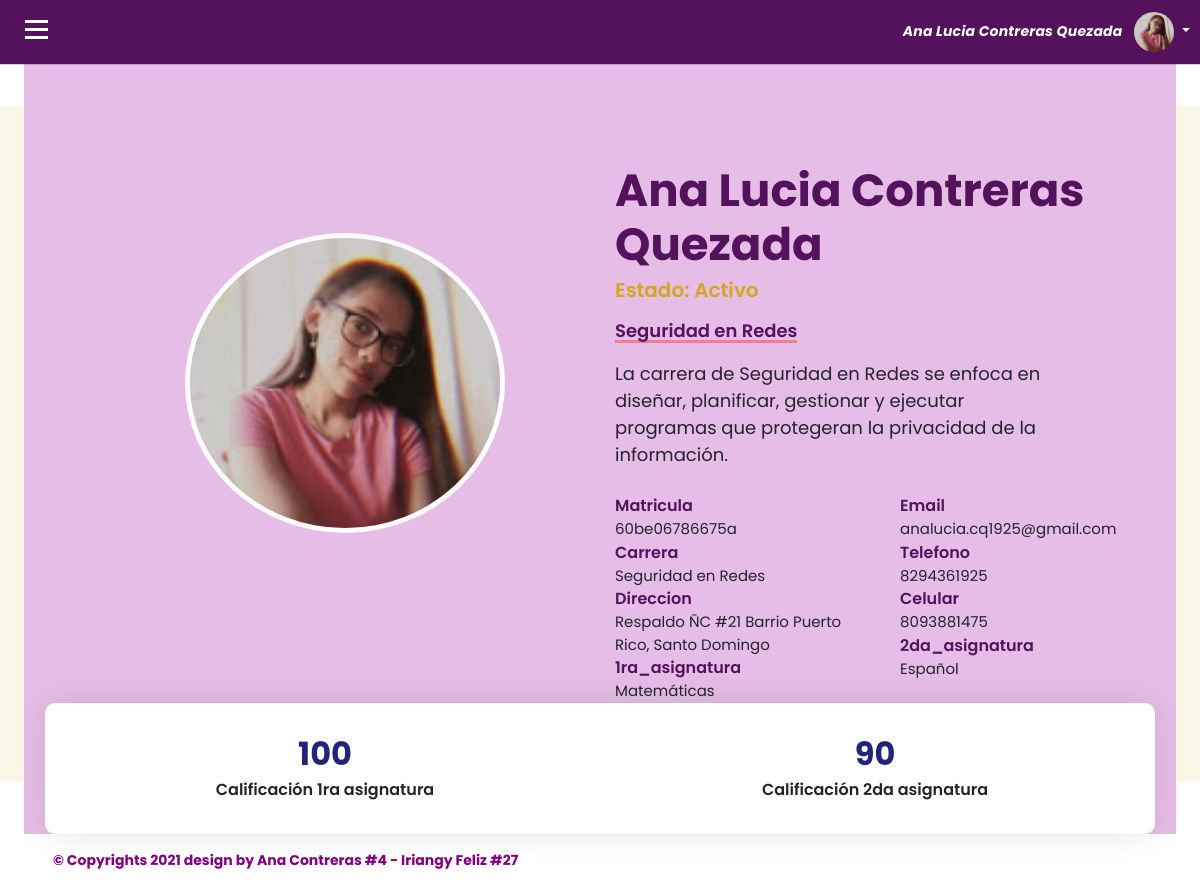
The page /aula_virtual_estudiante.php (signed in) on the database its author committed.
### tables this page shows
CREATE TABLE `estudiante` (
  `id` int(11) NOT NULL,
  `estado` varchar(200) NOT NULL,
  `nombre` varchar(200) NOT NULL,
  `apellido` varchar(200) NOT NULL,
  `genero` varchar(200) NOT NULL,
  `email` varchar(200) NOT NULL,
  `1ra_asignatura` varchar(200) NOT NULL,
  `2da_asignatura` varchar(200) NOT NULL,
  `calificacion_1ra_asignatura` varchar(200) NOT NULL,
  `calificacion_2da_asignatura` varchar(200) NOT NULL,
  `carrera` varchar(200) NOT NULL,
  `telefono` varchar(200) NOT NULL,
  `celular` varchar(200) NOT NULL,
  `direccion` varchar(200) NOT NULL,
  `matricula` varchar(200) NOT NULL,
  `foto` varchar(255) NOT NULL,
  `password_estudiante` varchar(200) NOT NULL,
  `token` varchar(200) NOT NULL
);

### aula_virtual_estudiante.php (the view, shortened to what this page needs)
<?php
  require 'database.php';
  if (isset($_SESSION['user_id2'])) {
    $records = $conn->prepare('SELECT * FROM estudiante WHERE id = :id');
    $records->bindParam(':id', $_SESSION['user_id2']);
    $records->execute();
    $results = $records->fetch(PDO::FETCH_ASSOC);
    $user = null;
    if(count($results) > 0) {
      $user = $results;
    }
  }
?>
<!DOCTYPE html>
<html>
<head>
  <link rel="stylesheet" type="text/css" href="assets/css/bootstrap.min.css">
  <link rel="stylesheet" href="https://cdnjs.cloudflare.com/ajax/libs/font-awesome/4.7.0/css/font-awesome.min.css">
    <link rel="stylesheet" href="https://stackpath.bootstrapcdn.com/bootstrap/4.1.3/css/bootstrap.min.css">
       <link rel="stylesheet" href="https://use.fontawesome.com/releases/v5.7.2/css/all.css"
>
        <link rel="stylesheet" href="https://cdn.jsdelivr.net/npm/bootstrap-icons@1.4.0/font/bootstrap-icons.css">
      <link href="https://maxcdn.bootstrapcdn.com/font-awesome/4.3.0/css/font-awesome.min.css" rel="stylesheet">
     <link rel="stylesheet" href="font/font/flaticon.css">
</head>
<body>
  <?php if(!empty($user)): ?>
    <div id="wrapper">
        <div id="page-content-wrapper">
      <div id="content">
       <div class="container-fluid p-0 px-lg-0 px-md-0">
        <nav class="navbar navbar-expand navbar-light my-navbar">
            <div type="button" id="bar" class="nav-icon1 hamburger animated fadeInLeft is-closed" data-toggle="offcanvas">
               <span></span>
          <span></span>
         <span></span>
            </div>
          <ul class="navbar-nav ml-auto">
            <li class="nav-item dropdown  d-sm-none">
            <li class="nav-item dropdown">
              <a class="nav-link dropdown-toggle" href="#" id="userDropdown" role="button" data-toggle="dropdown">
                <span class="mr-2 d-none d-lg-inline text-gray-600 medium"><b><i> <?php echo $user['nombre'];?> <?php echo $user['apellido']; ?></i></b></span>
                <?php if ($user['foto'] == ''){echo "<img class='img-profile rounded-circle' src='images/perfil.png'>";} else{
                echo "<img class='img-profile rounded-circle' src='images/".$user['foto']."'>";
            } ?>
              </a>
            </li>
          </ul>
        </nav>
        <div class="container-fluid px-lg-4">
      <section class="section about-section gray-bg" style="background-color: #e6bde6;" id="about">
            <div class="container">
                <div class="row align-items-center flex-row-reverse">
                    <div class="col-lg-6">
                        <div class="about-text go-to" style="padding-top:  100px;">
                            <h3 class="dark-color"><?= $user['nombre'];?> <?= $user['apellido'];?></h3>
                            <h6 class="theme-color lead">Estado: <?= $user['estado'];?></h6>
                            <p><mark><?= $user['carrera'];?></mark> <?php if ($user['carrera'] == 'Ingenieria en Sistemas'){echo "<p> La carrera de Ingeniería en Sistemas de Computación se enfoca a los componentes de hardware y las redes de comunicación. El estudiante adquiere la titulación de Ingeniero en Sistemas.</p>";} elseif ($user['carrera'] == 'Seguridad en Redes'){
                echo "<p> La carrera de Seguridad en Redes se enfoca en diseñar, planificar, gestionar y ejecutar programas que protegeran la privacidad de la información.</p>";
            } elseif ($user['carrera'] == 'Odontología'){ echo "<p> La carrera de Odontología está enfocada en prestar un servicio de cuidado y mejora bucal de los pacientes.</p>";} elseif($user['carrera'] == 'Derecho'){echo "<p> La carrera de Derecho capacita a profesionales que se desempeñarán tanto en el sector público como en el privado o social dentro del campo jurídico.</p>";} elseif ($user['carrera'] == 'Medicina'){echo "<p> La Medicina forma profesionales en el área de la salud con el fin de ayudar en el tratamiento y la recuperación de pacientes.</p>";}else{}
            ?>
                            <div class="row about-list">
                                <div class="col-md-6">
                                        <label>Matricula</label>
                                        <p><?= $user['matricula'];?></p>
                                        <label>Carrera</label>
                                        <p><?= $user['carrera'];?></p>
                                        <label>Direccion</label>
                                        <p><?= $user['direccion'];?></p>
                                        <label>1ra_asignatura</label>
                                        <p><?= $user['1ra_asignatura'];?></p>
                                </div>
                                <div class="col-md-6">
                                        <label>Email</label>
                                        <p><?= $user['email'];?></p>
                                        <label>Telefono</label>
                                        <p><?= $user['telefono'];?></p>
                                        <label>Celular</label>
                                        <p><?= $user['celular'];?></p>
                                        <label>2da_asignatura</label>
                                        <p><?= $user['2da_asignatura'];?></p>
                                </div>
                            </div>
                        </div>
                    </div>
                    <div class="col-lg-6">
                        <div class="about-avatar">
                          <div class="imagen">
                       <?php if ($user['foto'] == ''){echo "<img src='images/perfil.png' class='image' id='imagenPrevisualizacion' width=310px height=310px>";} else{
                echo "<img src='images/".$user['foto']."'  class='image' id='imagenPrevisualizacion' width=310px height=310px>";
            } ?>
            </div>
                        </div>
                    </div>
                </div>
                <div class="counter">
                    <div class="row">
                        <div class="col-6 col-lg-6">
                            <div class="count-data text-center">
                                <h6 class="count h2" data-to="150" data-speed="150"><?= $user['calificacion_1ra_asignatura'];?></h6>
                                <p class="m-0px font-w-600">Calificación 1ra asignatura</p>
                            </div>
                        </div>
                        <div class="col-6 col-lg-6">
                            <div class="count-data text-center">
                                <h6 class="count h2" data-to="850" data-speed="850"><?= $user['calificacion_2da_asignatura'];?></h6>
                                 <p class="m-0px font-w-600">Calificación 2da asignatura</p>
                            </div>
                        </div>
                    </div>
                </div>
            </div>
        </section>
      <footer class="footer">
        <div class="container-fluid">
          <div class="row text-muted">
            <div class="col-6 text-left">
              <p class="mb-0">
                <a href="index.html" style="color: purple;"><strong>© Copyrights 2021 design by Ana Contreras #4 - Iriangy Feliz #27 </strong></a> &copy
              </p>
            </div>
        </div>
      </div>
      </footer>
        </div>
    </div>
    </div>
  <?php else: ?>
  <?php echo "<script> alert('Redireccionando al login'); windows.location='login.php';</script>"; header('Location: /Login/login.php'); ?>
  <?php endif; ?>
</body>
</html>

### aula_virtual_estudiante.php (style rules this page uses)
body { position: relative; overflow-x:hidden; background-repeat: no-repeat; background: url(images/fondo_aula_virtual.jpg) no-repeat center center fixed; background-size: 100%; font-family: 'Poppins', sans-serif; }
body, html { height: 100%; }
.imagen { height: 300px; width: 320px; position: relative; border: 5px solid #fff; border-radius: 50%; margin: 70px auto; overflow: hidden; margin-left: 140px; }
.about-text h3 { font-size: 45px; font-weight: 700; margin: 0 0 6px; }
.about-text h6 { font-weight: 600; margin-bottom: 15px; }
.about-text p { font-size: 18px; max-width: 450px; }
.about-text p mark { font-weight: 600; color:#53125b; }
.about-list { padding-top: 10px; }
.about-list label { color: #53125b; font-weight: 600; width: 88px; margin: 0; position: relative; }
.about-list label:after { position: absolute; top: 0; bottom: 0; right: 0px; width: 1px; height: 12px; background: #20247b; -moz-transform: rotate(15deg); -o-transform: rotate(15deg); -ms-transform: rotate(15deg); -webkit-transform: rotate(15deg); transform: rotate(15deg); margin: auto; opacity: 0.5; }
.about-list p { margin: 0; font-size: 15px; }
.about-section .counter { padding: 22px 20px; background: #ffffff; border-radius: 10px; box-shadow: 0 0 30px rgba(31, 45, 61, 0.125); }
.about-section .counter .count-data { margin-top: 10px; margin-bottom: 10px; }
.about-section .counter .count { font-weight: 700; color: #20247b; margin: 0 0 5px; }
.about-section .counter p { font-weight: 600; margin: 0; }
mark { background-image: linear-gradient(rgba(252, 83, 86, 0.6), rgba(252, 83, 86, 0.6)); background-size: 100% 3px; background-repeat: no-repeat; background-position: 0 bottom; background-color: transparent; padding: 0; color: currentColor; }
.theme-color { color: #d4a81e; }
.dark-color { color: #53125b; }
.navbar-nav > li > a ,.submenu-box ul li a { color:white!important; font-size: 14px; padding:10px 10px 10px 20px!important; display: block; font-weight: 400; position: relative; z-index: 2; font-family: 'Poppins', sans-serif; letter-spacing: .2px; }
.navbar-nav li { display:block!important; margin:2px 0px; }
.nav-item .nav-link { display:block; color:white!important; text-decoration: none; padding:6px 10px; transition:0.4s ease; }
.navbar-nav > li > a i:before { margin:0px 5px 0px 0px; font-size:14px; }
#page-content-wrapper { width: 100%; transition: all 0.5s ease; }
.nav-icon1 { z-index: 999; position:relative; display: block; width:23px; margin:0px 30px 0px 25px; cursor:pointer; height: 25px; }
.nav-icon1 span { position:absolute; top:0; width:100%; height:3px; cursor:pointer; background-color:white; left:0; transform:rotate(0deg); transition:.30s ease-in-out; }
.nav-icon1 span:nth-of-type(1) { top:0; }
.nav-icon1 span:nth-of-type(2) { top:8px; }
.nav-icon1 span:nth-of-type(3) { top:16px; }
.my-navbar { padding:0px; background-color:#53125b; box-shadow: 0 1px 1px 0 rgba(0,0,0,.16); }
.text-gray-600 { color: white!important; }
.nav-link .img-profile { height:40px; width:40px; }
.dropdown, .dropleft, .dropright, .dropup { position: relative; }
footer.footer { padding: 1rem .875rem; direction: ltr; }
.text-muted { color: white!important; font-size:14px; }

### rows shown on the page
estudiante: nombre "Ana Lucia", apellido "Contreras Quezada", foto (picture), estado "Activo", carrera "Seguridad en Redes", matricula "60be06786675a", direccion "Respaldo ÑC #21 Barrio Puerto Rico, Santo Domingo", 1ra_asignatura "Matemáticas", email "analucia.cq1925@gmail.com", telefono "8294361925", celular "8093881475", 2da_asignatura "Español", calificacion_1ra_asignatura "100", calificacion_2da_asignatura "90"
